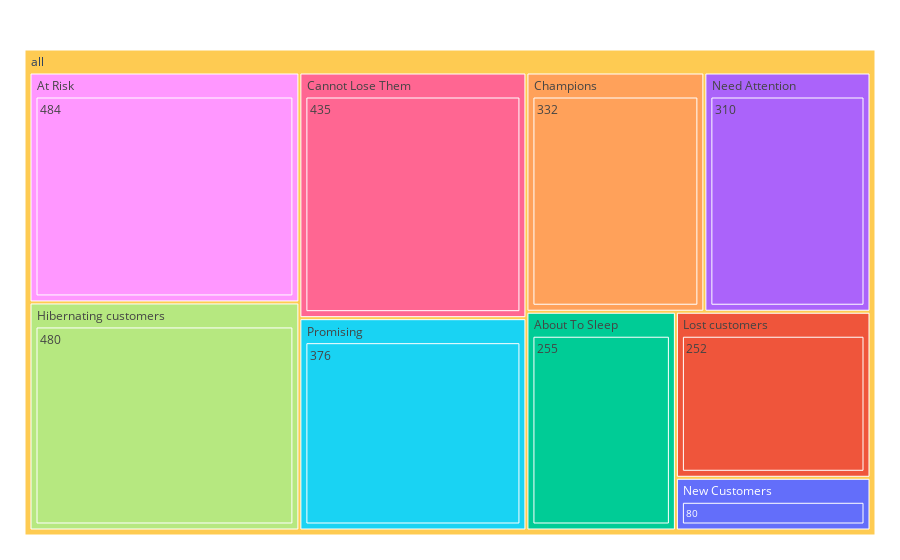

Notebook code cell kept with this figure:
### Code cell
fig = px.treemap(df_aux, path=[px.Constant("all"), 'segment', 'number_customers'], values='number_customers', color='segment')
fig.update_traces(root_color='lightgrey')
fig.update_layout(margin=dict(t=50, l=25, r=25, b=25))

### Figure 1 — Plotly figure (JSON) as saved in the notebook; plotly's stock layout.template omitted (floating-point values rounded to 4 significant figures)
{"data": [{"branchvalues": "total", "customdata": [["New Customers"], ["Lost customers"], ["About To Sleep"], ["Need Attention"], ["Champions"], ["Promising"], ["Cannot Lose Them"], ["Hibernating customers"], ["At Risk"], ["About To Sleep"], ["At Risk"], ["Cannot Lose Them"], ["Champions"], ["Hibernating customers"], ["Lost customers"], ["Need Attention"], ["New Customers"], ["Promising"], ["(?)"]], "domain": {"x": [0, 1], "y": [0, 1]}, "hovertemplate": "labels=%{label}<br>number_customers=%{value}<br>parent=%{parent}<br>id=%{id}<br>segment=%{customdata[0]}<extra></extra>", "ids": ["all/New Customers/80", "all/Lost customers/252", "all/About To Sleep/255", "all/Need Attention/310", "all/Champions/332", "all/Promising/376", "all/Cannot Lose Them/435", "all/Hibernating customers/480", "all/At Risk/484", "all/About To Sleep", "all/At Risk", "all/Cannot Lose Them", "all/Champions", "all/Hibernating customers", "all/Lost customers", "all/Need Attention", "all/New Customers", "all/Promising", "all"], "labels": ["80", "252", "255", "310", "332", "376", "435", "480", "484", "About To Sleep", "At Risk", "Cannot Lose Them", "Champions", "Hibernating customers", "Lost customers", "Need Attention", "New Customers", "Promising", "all"], "marker": {"colors": ["#636efa", "#EF553B", "#00cc96", "#ab63fa", "#FFA15A", "#19d3f3", "#FF6692", "#B6E880", "#FF97FF", "#00cc96", "#FF97FF", "#FF6692", "#FFA15A", "#B6E880", "#EF553B", "#ab63fa", "#636efa", "#19d3f3", "#FECB52"]}, "name": "", "parents": ["all/New Customers", "all/Lost customers", "all/About To Sleep", "all/Need Attention", "all/Champions", "all/Promising", "all/Cannot Lose Them", "all/Hibernating customers", "all/At Risk", "all", "all", "all", "all", "all", "all", "all", "all", "all", ""], "root": {"color": "lightgrey"}, "type": "treemap", "values": [80, 252, 255, 310, 332, 376, 435, 480, 484, 255, 484, 435, 332, 480, 252, 310, 80, 376, 3004]}], "layout": {"legend": {"tracegroupgap": 0}, "margin": {"b": 25, "l": 25, "r": 25, "t": 50}}}
